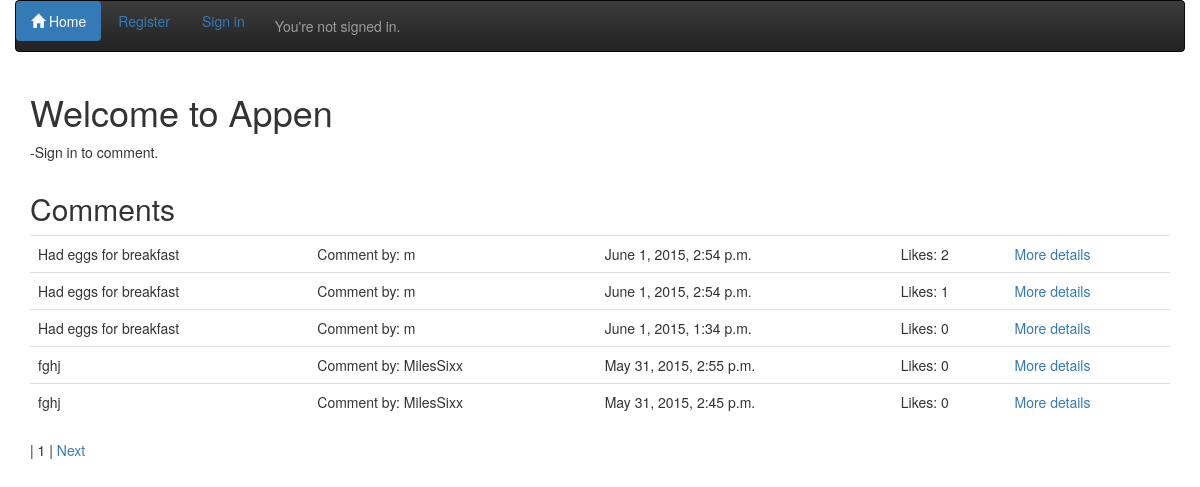
The app's page /, older data.
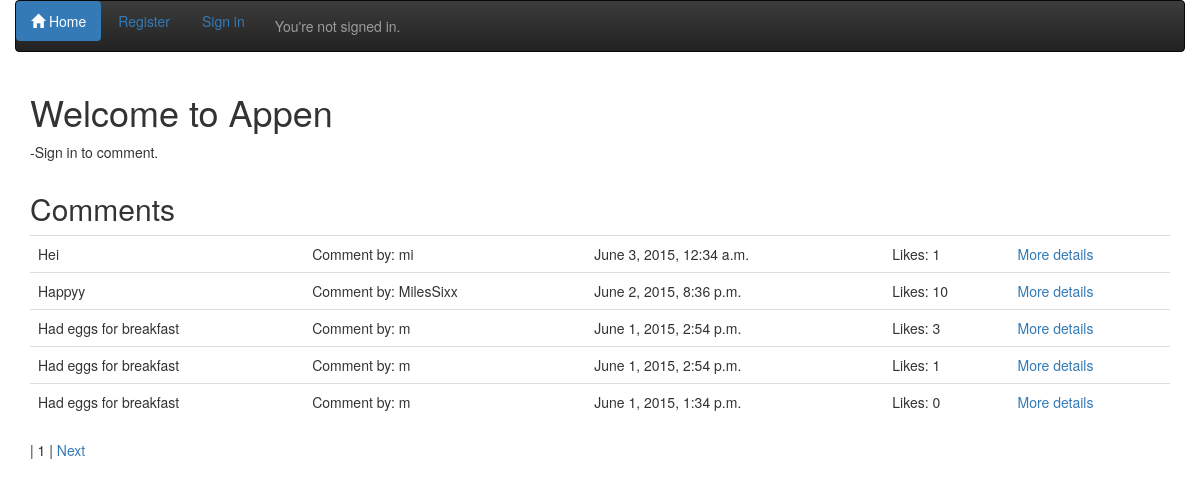
The same page, newer data.
### theme/models.py (models this page shows, shortened)
class Comment(models.Model):
	comment = models.TextField()
	likes = models.PositiveIntegerField(default=0)
	comment_by = models.ForeignKey(User, related_name="written_comments")
	comment_datetime = models.DateTimeField()
	class Meta:
		ordering = ['-comment_datetime']

### theme/views.py (the view, shortened to what this page needs)
# urls.py: url(r'^$', views.frontpage, name='frontpage'),
def frontpage(request):
	comments = Comment.objects.all()
	page_number = request.GET.get('page', 1)
	paginator = Paginator(comments, 5)
	try:
		comments = paginator.page(page_number)
	except PageNotAnInteger:
		comments = paginator.page(1)
	except EmptyPage:
		comments = paginator.page(paginator.num_pages)
	context = {
		'comments': comments,
	}
	return render(request, 'theme/frontpage.html', context)

### theme/templates/theme/frontpage.html (shortened to what this page needs)
{% extends 'theme/base.html' %}
{% block container %}
{% if user.is_authenticated %}
<div class="container">
	<h1> Welcome to Appen!</h1>
	<p> -Feel free to comment.</p>
</div>
<div class="container">
	<div class="row">
		<div class="col-sm-12">
			<h2>Comments</h2>
			<table class="table">
				{% for comment in comments %}
				<tr>
					<td>{{ comment.comment }} </td>
					<td>Comment by: {{ comment.comment_by }}</td>
					<td>{{ comment.comment_datetime}}</td>
					<td id="id-likes-for-comment-{{ comment.id }}">{{ comment.likes }}</td>
					<td><a href="" class="add-comment-link" data-commentid="{{ comment.id }}"><span class="glyphicon glyphicon-thumbs-up" aria-hidden="true"></span></a></td>
					<td><a href="{% url 'comment_details' comment.id %}"> More details</a></td>
				</tr>
				{% empty %}
				<tr>
					<td>Sorry, no comments in this list</td>
				</tr>
				{% endfor %}
			</table>
			<div class="container">
				{% if comments.has_previous %}
					<a href="?page={{ comments.previous_page_number }}">Previous</a>
				{% endif %}
				| {{ comments.number }} |
				{% if comments.has_next %}
					<a href="?page={{ comments.next_page_number }}">Next</a>
				{% endif %}
			</div>
		</div>
	</div>
</div>
<div class="container">
	<div class="row">
		<div class="col-sm-12">
			<h2>Add a comment</h2>
			<form class="form-horizontal" method="POST">
				{% csrf_token %}
				<div class="form-group">
					<div class="col-sm-12">
						<textarea class="form-control" rows="5" name="new_comment"></textarea>
					</div>
				</div>
				<div class="form-group">
					<div class="col-sm-12">
						<button type="submit" class="button">Save Comment</button>
					</div>
				</div>
			</form>
		</div>
	</div>
</div>
<input type="hidden" id="add_likes_url" value="/site_details/{{ user.id }}/adding_likes">
{% else %}
<div class="container">
	<h1> Welcome to Appen</h1>
	<p> -Sign in to comment.</p>
</div>
<div class="container">
	<div class="row">
		<div class="col-sm-12">
			<h2>Comments</h2>
			<table class="table">
				{% for comment in comments %}
				<tr>
					<td>{{ comment.comment }}</td>
					<td>Comment by: {{ comment.comment_by }}</td>
					<td>{{ comment.comment_datetime}}</td>
					<td id="likes">Likes: {{ comment.likes }}</td>
					<td><a href="{% url 'comment_details' comment.id %}"> More details</a></td>
				</tr>
				{% empty %}
				<tr>
					<td>Sorry, no comments in this list</td>
				</tr>
				{% endfor %}
			</table>
		</div>
	</div>
</div>
<div class="container">
	| {{ comments.number }} |
	{% if comments.has_next %}
		<a href="?page={{ comments.next_page_number }}">Next</a>
	{% endif %}
</div>
{% endif %}
{% endblock %}

Row changes from the older to the newer data that the page shows:
no longer on this page (row unchanged): Comment: comment "fghj", comment_by "MilesSixx", comment_datetime "May 31, 2015, 2:55 p.m.", likes "0"
no longer on this page (row unchanged): Comment: comment "fghj", comment_by "MilesSixx", comment_datetime "May 31, 2015, 2:45 p.m.", likes "0"
added Comment: comment "Hei", comment_by "mi", comment_datetime "June 3, 2015, 12:34 a.m.", likes "1"
added Comment: comment "Happyy", comment_by "MilesSixx", comment_datetime "June 2, 2015, 8:36 p.m.", likes "10"
changed Comment (number 3 of 5 on the later page): likes "2" → "3"
